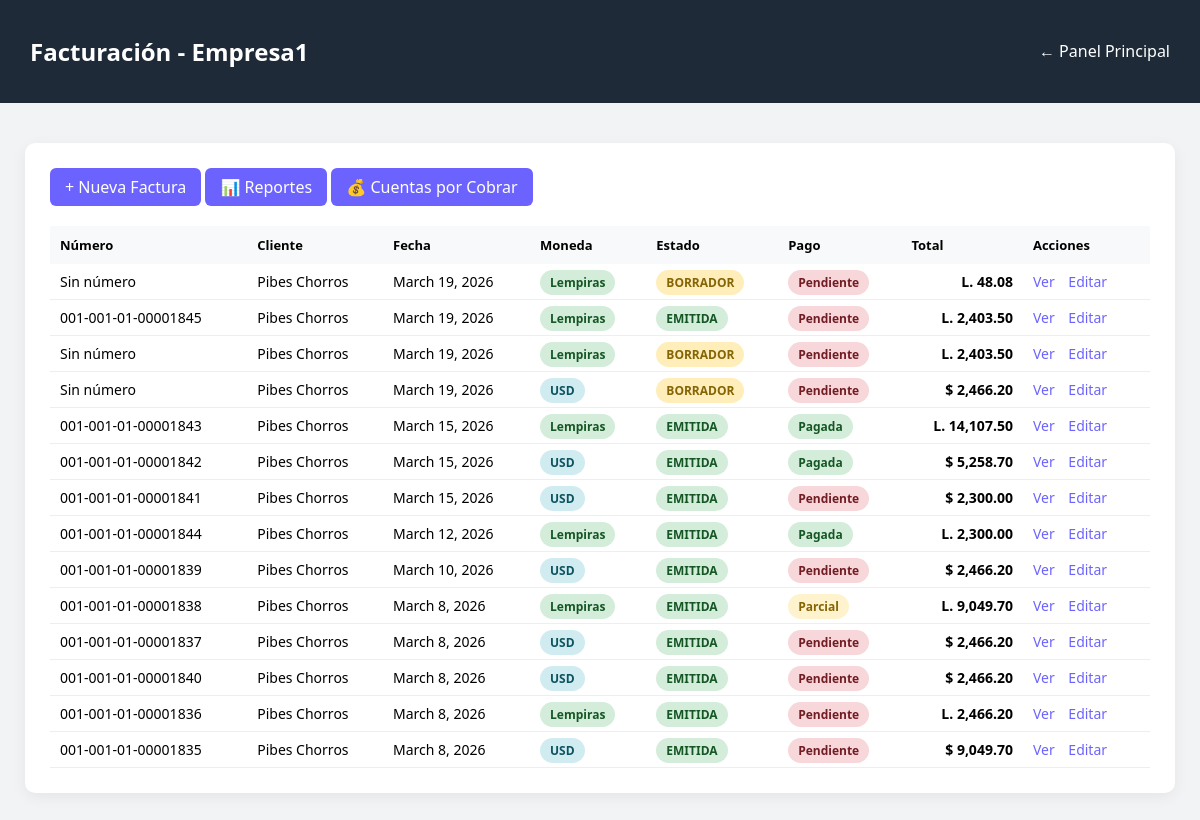
The app's page /empresa_1/dashboard/facturacion/ (signed in) with its own data.
### core/models.py (models this page shows, shortened)
class Empresa(models.Model):
    nombre = models.CharField(max_length=200)
    slug = models.SlugField(unique=True)
    rtn = models.CharField(max_length=20, unique=True)
    logo = models.ImageField(upload_to='logos/', blank=True, null=True)
    direccion = models.TextField(blank=True, null=True)
    ciudad = models.CharField(max_length=100, blank=True, null=True)
    departamento = models.CharField(max_length=100, blank=True, null=True)
    pais = models.CharField(max_length=100, default="Honduras")
    telefono = models.CharField(max_length=30, blank=True, null=True)
    correo = models.EmailField(blank=True, null=True)
    sitio_web = models.CharField(max_length=200, blank=True, null=True)
    slogan = models.CharField(max_length=200, blank=True, null=True)
    condiciones_pago = models.CharField(
        max_length=200,
        blank=True,
        null=True,
        default="Pago inmediato"
    )
    activa = models.BooleanField(default=True)
    fecha_creacion = models.DateTimeField(auto_now_add=True)
    class Meta:
        ordering = ['nombre']
        verbose_name = "Empresa"
        verbose_name_plural = "Empresas"

### facturacion/models.py (models this page shows, shortened)
class Factura(models.Model):
    ESTADOS = (
        ('borrador', 'Borrador'),
        ('emitida', 'Emitida'),
        ('anulada', 'Anulada'),
    )
    ESTADO_PAGO = (
        ('pendiente', 'Pendiente'),
        ('parcial', 'Parcial'),
        ('pagado', 'Pagado'),
    )
    MONEDAS = (
        ('HNL', 'Lempiras'),
        ('USD', 'Dólares'),
    )
    empresa = models.ForeignKey(Empresa, on_delete=models.CASCADE)
    cliente = models.ForeignKey(Cliente, on_delete=models.PROTECT)
    vendedor = models.ForeignKey(
        Usuario,
        on_delete=models.SET_NULL,
        null=True,
        blank=True,
        related_name='facturas_vendidas'
    )
    moneda = models.CharField(max_length=3, choices=MONEDAS, default='HNL')
    tipo_cambio = models.DecimalField(max_digits=10, decimal_places=4, default=1)
    fecha_emision = models.DateField(default=timezone.now)
    fecha_vencimiento = models.DateField(blank=True, null=True)
    orden_compra_exenta = models.CharField(max_length=100, blank=True, null=True)
    constancia_exonerado = models.CharField(max_length=100, blank=True, null=True)
    registro_sag = models.CharField(max_length=100, blank=True, null=True)
    cai = models.ForeignKey(CAI, on_delete=models.PROTECT, null=True, blank=True)
    numero_factura = models.CharField(max_length=20, blank=True, null=True)
    subtotal = models.DecimalField(max_digits=12, decimal_places=2, default=0)
    impuesto = models.DecimalField(max_digits=12, decimal_places=2, default=0)
    total = models.DecimalField(max_digits=12, decimal_places=2, default=0)
    total_lempiras = models.DecimalField(max_digits=14, decimal_places=2, default=0)
    estado = models.CharField(max_length=10, choices=ESTADOS, default='borrador')
    estado_pago = models.CharField(max_length=10, choices=ESTADO_PAGO, default='pendiente')
    fecha_creacion = models.DateTimeField(auto_now_add=True)

class Cliente(models.Model):
    empresa = models.ForeignKey(Empresa, on_delete=models.CASCADE)
    nombre = models.CharField(max_length=200)
    rtn = models.CharField(max_length=20, blank=True, null=True)
    direccion = models.TextField(blank=True, null=True)
    ciudad = models.CharField(max_length=100, blank=True, null=True)
    activo = models.BooleanField(default=True)
    fecha_creacion = models.DateTimeField(auto_now_add=True)

### facturacion/views.py (the view)
# urls.py: path('', views.facturacion_dashboard, name='facturacion_dashboard'),
@login_required
def facturacion_dashboard(request, empresa_slug):
    empresa = get_object_or_404(Empresa, slug=empresa_slug)
    facturas = Factura.objects.filter(empresa=empresa).order_by('-fecha_creacion')
    return render(request, "facturacion/dashboard.html", {
        "empresa": empresa,
        "facturas": facturas
    })

### facturacion/templates/facturacion/dashboard.html (shortened to what this page needs)
{% load humanize %}
<!DOCTYPE html>
<html>
<head>
</head>
<body>
<div class="topbar">
    <h2>Facturación - {{ empresa.nombre }}</h2>
    <a href="/{{ empresa.slug }}/dashboard/">← Panel Principal</a>
</div>
<div class="container">
<div class="card">
<a class="btn" href="/{{ empresa.slug }}/dashboard/facturacion/crear/">
    + Nueva Factura
</a>
<a class="btn" href="/{{ empresa.slug }}/dashboard/facturacion/reportes/">
    📊 Reportes
</a>
<a class="btn" href="/{{ empresa.slug }}/dashboard/facturacion/cxc/">
    💰 Cuentas por Cobrar
</a>
<table>
<thead>
<tr>
<th>Número</th>
<th>Cliente</th>
<th>Fecha</th>
<th>Moneda</th>
<th>Estado</th>
<th>Pago</th>
<th>Total</th>
<th>Acciones</th>
</tr>
</thead>
<tbody>
{% for factura in facturas %}
<tr>
<td>{{ factura.numero_factura|default:"Sin número" }}</td>
<td>{{ factura.cliente.nombre }}</td>
<td>{{ factura.fecha_emision }}</td>
<td>
{% if factura.moneda == "USD" %}
    <span class="badge moneda-usd">USD</span>
{% else %}
    <span class="badge moneda-hnl">Lempiras</span>
{% endif %}
</td>
<td>
{% if factura.estado == "borrador" %}
<span class="badge borrador">BORRADOR</span>
{% elif factura.estado == "emitida" %}
<span class="badge emitida">EMITIDA</span>
{% else %}
<span class="badge anulada">ANULADA</span>
{% endif %}
</td>
<td>
{% if factura.estado_pago == "pagado" %}
    <span class="badge pagado">Pagada</span>
{% elif factura.estado_pago == "parcial" %}
    <span class="badge parcial">Parcial</span>
{% else %}
    <span class="badge pendiente">Pendiente</span>
{% endif %}
</td>
<td class="monto">
{% if factura.moneda == "USD" %}$ {% else %}L. {% endif %}
{{ factura.total|floatformat:2|intcomma }}
</td>
<td class="actions">
<a href="/{{ empresa.slug }}/dashboard/facturacion/{{ factura.id }}/">Ver</a>
<a href="/{{ empresa.slug }}/dashboard/facturacion/{{ factura.id }}/editar/">Editar</a>
</td>
</tr>
{% empty %}
<tr>
<td colspan="8">No hay facturas registradas.</td>
</tr>
{% endfor %}
</tbody>
</table>
</div>
</div>
</body>
</html>

### facturacion/templates/facturacion/dashboard.html (style rules this page uses)
body { margin:0; font-family:"Segoe UI",Roboto,Arial,sans-serif; background:#f1f3f5; }
.topbar { background:#1e2a38; color:white; padding:15px 30px; display:flex; justify-content:space-between; align-items:center; }
.topbar a { color:white; text-decoration:none; }
.container { max-width:1300px; margin:40px auto; padding:0 25px; }
.card { background:white; border-radius:10px; box-shadow:0 4px 15px rgba(0,0,0,0.06); padding:25px; }
.btn { background:#6c63ff; color:white; padding:8px 15px; border-radius:6px; text-decoration:none; display:inline-block; margin-bottom:20px; }
table { width:100%; border-collapse:collapse; }
th { background:#f8f9fa; padding:10px; font-size:13px; text-align:left; }
td { padding:8px 10px; border-bottom:1px solid #eee; font-size:14px; }
.monto { font-weight:600; text-align:right; }
.badge { padding:4px 10px; border-radius:20px; font-size:12px; font-weight:600; }
.borrador { background:#ffeeba;color:#856404; }
.emitida { background:#d4edda;color:#155724; }
.moneda-usd { background:#d1ecf1;color:#0c5460; }
.moneda-hnl { background:#d4edda;color:#155724; }
.pagado { background:#d4edda;color:#155724; }
.parcial { background:#fff3cd;color:#856404; }
.pendiente { background:#f8d7da;color:#721c24; }
.actions a { margin-right:10px; text-decoration:none; color:#6c63ff; font-weight:500; }

### records on screen
Empresa: nombre "Empresa1"
Factura: numero_factura "Sin número", cliente.nombre "Pibes Chorros", fecha_emision "March 19, 2026", moneda "Lempiras", estado "BORRADOR", estado_pago "Pendiente", total "48.08"
Factura: numero_factura "001-001-01-00001845", cliente.nombre "Pibes Chorros", fecha_emision "March 19, 2026", moneda "Lempiras", estado "EMITIDA", estado_pago "Pendiente", total "2,403.50"
Factura: numero_factura "Sin número", cliente.nombre "Pibes Chorros", fecha_emision "March 19, 2026", moneda "Lempiras", estado "BORRADOR", estado_pago "Pendiente", total "2,403.50"
Factura: numero_factura "Sin número", cliente.nombre "Pibes Chorros", fecha_emision "March 19, 2026", moneda "USD", estado "BORRADOR", estado_pago "Pendiente", total "2,466.20"
Factura: numero_factura "001-001-01-00001843", cliente.nombre "Pibes Chorros", fecha_emision "March 15, 2026", moneda "Lempiras", estado "EMITIDA", estado_pago "Pagada", total "14,107.50"
Factura: numero_factura "001-001-01-00001842", cliente.nombre "Pibes Chorros", fecha_emision "March 15, 2026", moneda "USD", estado "EMITIDA", estado_pago "Pagada", total "5,258.70"
Factura: numero_factura "001-001-01-00001841", cliente.nombre "Pibes Chorros", fecha_emision "March 15, 2026", moneda "USD", estado "EMITIDA", estado_pago "Pendiente", total "2,300.00"
Factura: numero_factura "001-001-01-00001844", cliente.nombre "Pibes Chorros", fecha_emision "March 12, 2026", moneda "Lempiras", estado "EMITIDA", estado_pago "Pagada", total "2,300.00"
Factura: numero_factura "001-001-01-00001839", cliente.nombre "Pibes Chorros", fecha_emision "March 10, 2026", moneda "USD", estado "EMITIDA", estado_pago "Pendiente", total "2,466.20"
Factura: numero_factura "001-001-01-00001838", cliente.nombre "Pibes Chorros", fecha_emision "March 8, 2026", moneda "Lempiras", estado "EMITIDA", estado_pago "Parcial", total "9,049.70"
Factura: numero_factura "001-001-01-00001837", cliente.nombre "Pibes Chorros", fecha_emision "March 8, 2026", moneda "USD", estado "EMITIDA", estado_pago "Pendiente", total "2,466.20"
Factura: numero_factura "001-001-01-00001840", cliente.nombre "Pibes Chorros", fecha_emision "March 8, 2026", moneda "USD", estado "EMITIDA", estado_pago "Pendiente", total "2,466.20"
Factura: numero_factura "001-001-01-00001836", cliente.nombre "Pibes Chorros", fecha_emision "March 8, 2026", moneda "Lempiras", estado "EMITIDA", estado_pago "Pendiente", total "2,466.20"
Factura: numero_factura "001-001-01-00001835", cliente.nombre "Pibes Chorros", fecha_emision "March 8, 2026", moneda "USD", estado "EMITIDA", estado_pago "Pendiente", total "9,049.70"
